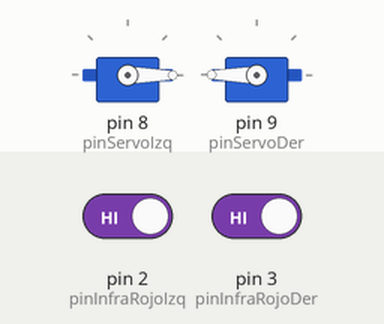
The sketch below on a simulated Arduino Uno, built with avr-gcc and run on an emulated ATmega328P. On the bench: 2 × servo. The inputs (shaded band) are chosen by the test bench; at power-on: pin 2 (pinInfraRojoIzq) HIGH, pin 3 (pinInfraRojoDer) HIGH.

Above: at 1.2 s.
1.3 s: pin 2 (pinInfraRojoIzq) driven LOW
At 2.3 s:
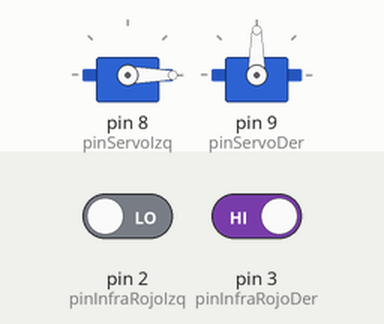
2.9 s: pin 2 (pinInfraRojoIzq) driven HIGH
At 3.8 s:
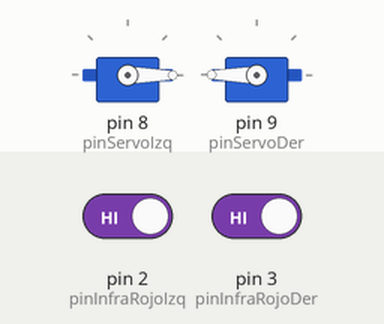
4.4 s: pin 3 (pinInfraRojoDer) driven LOW
At 5.4 s:
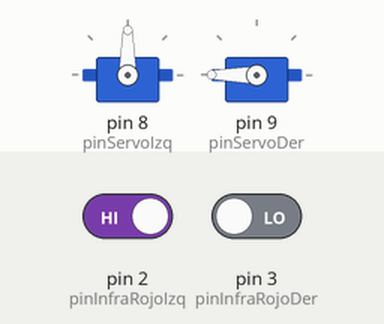
6.0 s: pin 3 (pinInfraRojoDer) driven HIGH
At 6.9 s:
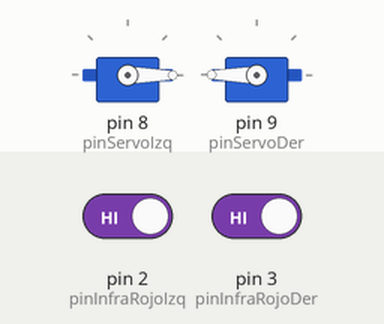
Timing chart, 0 to 8.6 s (numbered marks = the images above; inputs shaded):
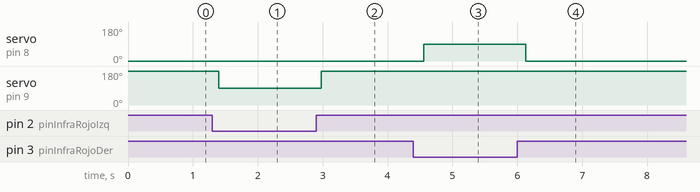

Measured:
- after the input at 1.3 s, servo on pin 9 (pinServoDer): 180° → 90° after 0.10 s
- after the input at 2.9 s, servo on pin 9 (pinServoDer): 90° → 180° after 0.08 s
- after the input at 4.4 s, servo on pin 8 (pinServoIzq): 0° → 90° after 0.15 s
- after the input at 6.0 s, servo on pin 8 (pinServoIzq): 90° → 0° after 0.13 s

The sketch:

RobotMovil_9.1.ino
```cpp
#include <Servo.h>

Servo servoIzq;
Servo servoDer;

int NO_LINEA = LOW;
int LINEA = HIGH;

int pinServoIzq = 8;
int pinServoDer = 9;

int pinInfraRojoIzq = 2;
int pinInfraRojoDer = 3;

int der = 0;
int iz = 0;


void setup(){
 //Serial.begin(9600); // Descomentar si queréis debuguear

 pinMode(pinInfraRojoDer, INPUT);
 pinMode(pinInfraRojoIzq, INPUT);

 servoIzq.attach(pinServoIzq);
 servoDer.attach(pinServoDer);
}
void loop(){
   //No detecta linea, se para
  if(digitalRead(pinInfraRojoIzq) == NO_LINEA && digitalRead(pinInfraRojoDer) == NO_LINEA){
    if(iz == 1){
     servoIzq.write(90);
     servoDer.write(180);
    }else if(der == 1){
      servoIzq.write(0);
      servoDer.write(90);
    }
    else{
      servoIzq.write(90);
      servoDer.write(180);
    }
    delay(50); // Media vuelta
 }
 //linea detectada  a la izquierda
 else  if(digitalRead(pinInfraRojoIzq) == LINEA && digitalRead(pinInfraRojoDer) == NO_LINEA){
 servoIzq.write(90);
 servoDer.write(180);
 iz = 1;
 der = 0;
 delay(175); // Media vuelta
 }
 //linea detectada  a la derecha
 else  if(digitalRead(pinInfraRojoIzq) == NO_LINEA && digitalRead(pinInfraRojoDer) == LINEA){
 servoIzq.write(0);
 servoDer.write(90);
 der = 1;
 iz = 0;
  delay(175); // Media vuelta
 }
 //linea recta
 else  if(digitalRead(pinInfraRojoIzq) == LINEA && digitalRead(pinInfraRojoDer) == LINEA){
 servoIzq.write(0);
 servoDer.write(180);
 der = 0;
 iz = 0;
  delay(175); // Media vuelta
 }

 }
```
